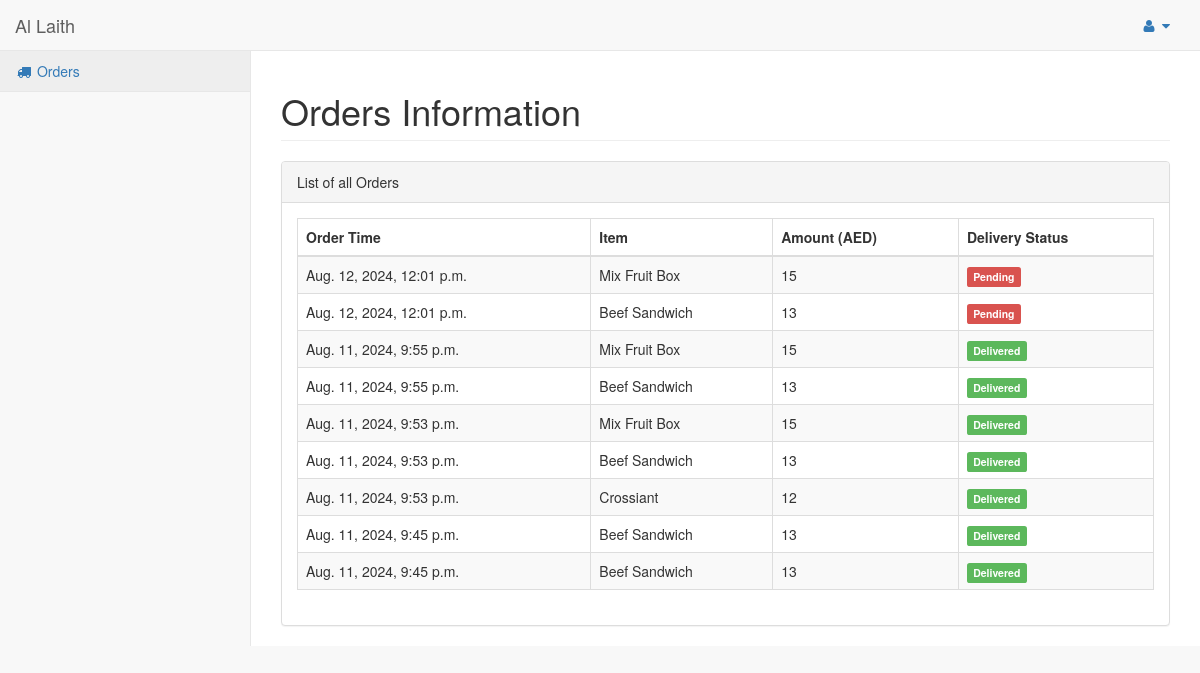
Page /myorders/ (signed in) on the earlier database version.
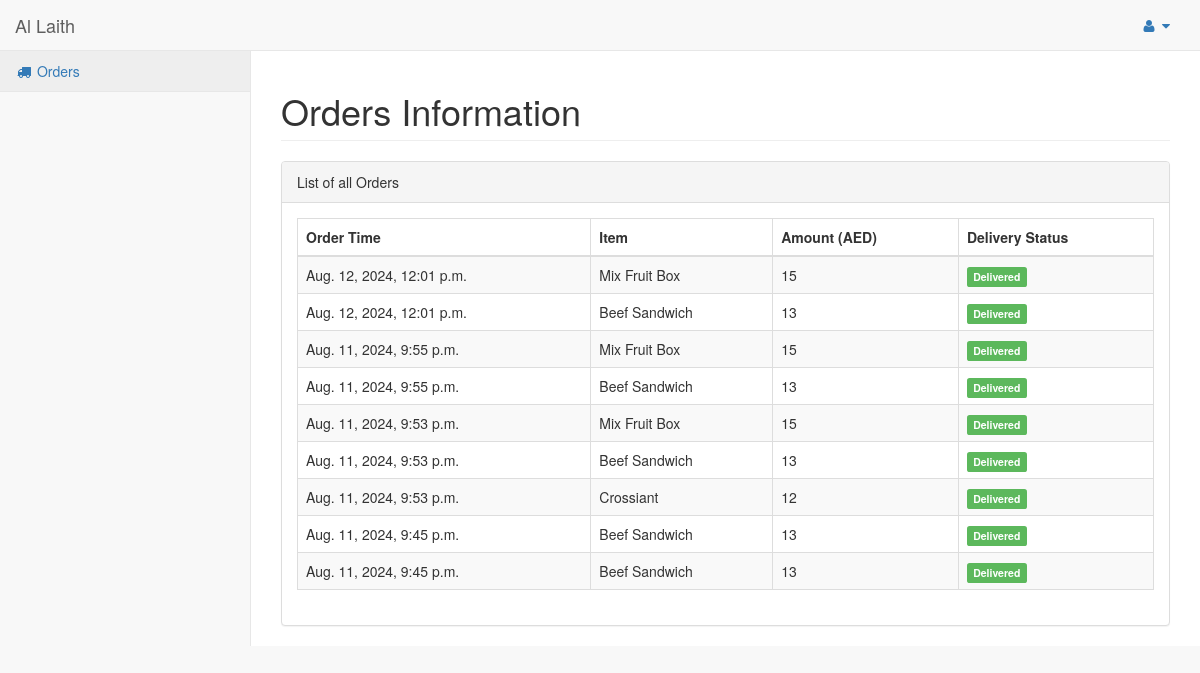
Same page on the later database version.
### hotel/models.py (models this page shows, shortened)
class Order(models.Model):
    pending = 'Pending'
    completed = 'Completed'
    STATUS = (
        (pending,pending),
        (completed,completed),
    )
    customer = models.ForeignKey(Customer,on_delete=models.CASCADE)
    order_timestamp = models.DateTimeField(auto_now_add=True)
    delivery_status = models.CharField(max_length = 100, choices = STATUS)
    if_cancelled = models.BooleanField(default = False)
    total_amount = models.IntegerField()

### hotel/views.py (the view)
# urls.py: url(r'^myorders/$', views.my_orders, name='my_orders'),
@login_required
def my_orders(request):
    user = User.objects.get(id=request.user.id)
    customer = Customer.objects.get(customer=user)
    orders = Order.objects.filter(customer=customer).order_by('-order_timestamp')
    orders_with_contents = []
    for order in orders:
        order_contents = OrderContent.objects.filter(order=order)
        orders_with_contents.append({
            'order': order,
            'contents': order_contents
        })
    return render(request, 'orders.html', {'orders_with_contents': orders_with_contents})

### hotel/templates/orders.html (shortened to what this page needs)
{% load static %}
{% include "includes/base.html" %}
{% include "includes/navbarheader.html" %}
{% include "includes/navtop.html" %}
<div class="navbar-default sidebar" role="navigation">
    <div class="sidebar-nav navbar-collapse">
        <ul class="nav" id="side-menu">
            <li>
                <a href="{% url 'hotel:my_orders' %}">
                    <i class="fa fa-truck fa-fw"></i> Orders</a>
            </li>
        </ul>
    </div>
</div>
        </nav>
        <div id="page-wrapper">
            <div class="row">
                <div class="col-lg-12">
                    <h1 class="page-header">Orders Information</h1>
                </div>
            </div>
            <div class="row">
                <div class="col-lg-12">
                    <div class="panel panel-default">
                        <div class="panel-heading">
                            List of all Orders
                        </div>
                        <div class="panel-body">
                            <table width="100%" class="table table-striped table-bordered table-hover" id="dataTables-example">
                                <thead>
                                    <tr>
                                        <th>Order Time</th>
                                        <th>Item</th>
                                        <th>Amount (AED)</th>
                                        <th>Delivery Status</th>
                                    </tr>
                                </thead>
                                <tbody>
                                    {% for order_dict in orders_with_contents %}
                                    <tr>
                                        <td>{{ order_dict.order.order_timestamp }}</td>
                                        <td>
                                                {% for content in order_dict.contents %}
                                                {{ content.food.name }}
                                                {% endfor %}
                                        </td>
                                        <td>{{ order_dict.order.total_amount }}</td>
                                        <td>
                                            {% if order_dict.order.delivery_status == 'Completed' %}
                                                <span class="label label-success">Delivered</span>
                                            {% else %}
                                                <span class="label label-danger">Pending</span>
                                            {% endif %}
                                        </td>
                                    </tr>
                                    {% endfor %}
                                </tbody>
                            </table>
                        </div>
                    </div>
                </div>
            </div>
        </div>
    </div>
</body>
</html>

Differences in the rows shown:
changed Order (number 1 of 9 on the later page): delivery_status "Pending" → "Delivered"
changed Order (number 2 of 9 on the later page): delivery_status "Pending" → "Delivered"
